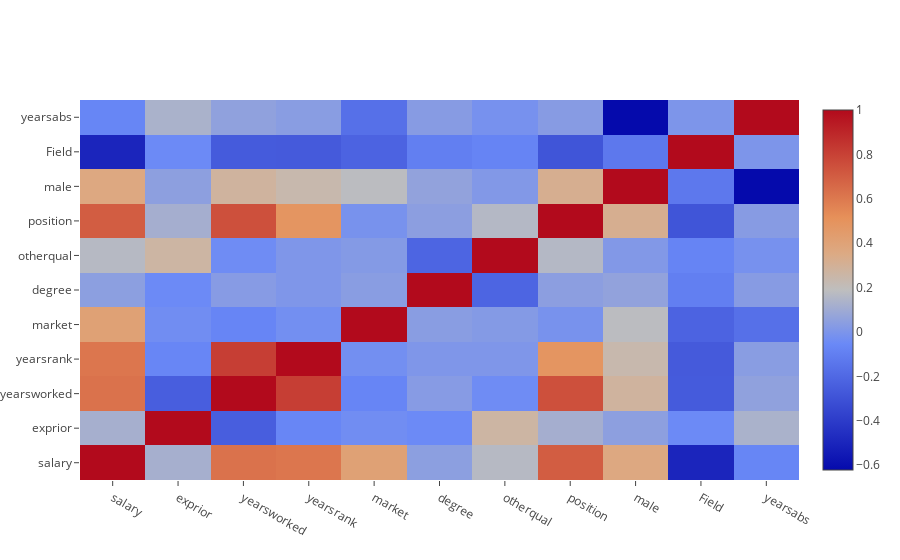

Write notebook code for a chart like this one.
### Code cell
import plotly.plotly as py
import plotly.figure_factory as ff
import plotly.graph_objs as go
from plotly.offline import download_plotlyjs, init_notebook_mode, plot, iplot

init_notebook_mode(connected=True)

#3.	Produce a correlation matrix comparing the relationship of salary to the predictor variables. 
#Is there any multicollinearity or other problems that may be a problem in the multiple regression?

trace = go.Heatmap(z=corr,
                   x=corr.columns.values,
                   y=corr.columns.values)
data=[trace]
iplot(data, filename='labelled-heatmap')

### Figure 1 — Plotly figure (JSON) as saved in the notebook; plotly's stock layout.template omitted (floating-point values rounded to 4 significant figures)
{"data": [{"type": "heatmap", "uid": "53af93f0-4728-4a1f-bb7c-08d3671a76ca", "x": ["salary", "exprior", "yearsworked", "yearsrank", "market", "degree", "otherqual", "position", "male", "Field", "yearsabs"], "y": ["salary", "exprior", "yearsworked", "yearsrank", "market", "degree", "otherqual", "position", "male", "Field", "yearsabs"], "z": [[1, 0.12, 0.6236, 0.6107, 0.4072, 0.04455, 0.1671, 0.7021, 0.3616, -0.4993, -0.06963], [0.12, 1, -0.2465, -0.0664, -0.03504, -0.04937, 0.2648, 0.1166, 0.04656, -0.04832, 0.1324], [0.6236, -0.2465, 1, 0.8135, -0.0709, 0.02842, -0.04049, 0.7467, 0.279, -0.2614, 0.05547], [0.6107, -0.0664, 0.8135, 1, -0.02697, 0.006516, 0.007036, 0.4852, 0.2378, -0.264, 0.03563], [0.4072, -0.03504, -0.0709, -0.02697, 1, 0.03641, 0.02169, -0.01336, 0.1812, -0.2238, -0.1671], [0.04455, -0.04937, 0.02842, 0.006516, 0.03641, 1, -0.2147, 0.04368, 0.06161, -0.09842, 0.02931], [0.1671, 0.2648, -0.04049, 0.007036, 0.02169, -0.2147, 1, 0.1603, 0.01583, -0.07662, -0.01764], [0.7021, 0.1166, 0.7467, 0.4852, -0.01336, 0.04368, 0.1603, 1, 0.3181, -0.2888, 0.02975], [0.3616, 0.04656, 0.279, 0.2378, 0.1812, 0.06161, 0.01583, 0.3181, 1, -0.1289, -0.6222], [-0.4993, -0.04832, -0.2614, -0.264, -0.2238, -0.09842, -0.07662, -0.2888, -0.1289, 1, -0.0001268], [-0.06963, 0.1324, 0.05547, 0.03563, -0.1671, 0.02931, -0.01764, 0.02975, -0.6222, -0.0001268, 1]]}], "layout": {}}
